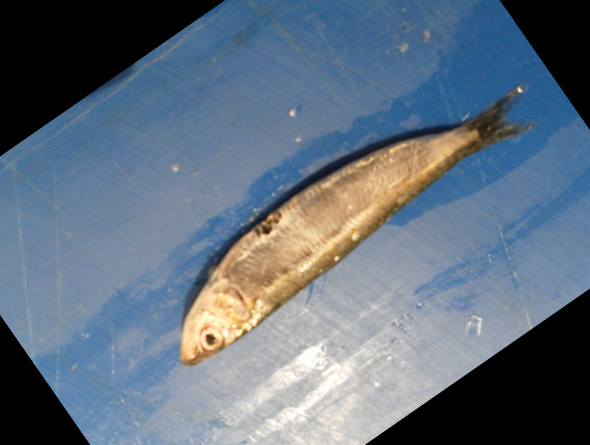
#> input picture Black Sea Sprat/00001.png, 590 x 445 px; its folder holds only this picture in this run
$ python -i simple_image.py   (imports and definitions only)
#> lines starting #> are read from the running program, lines starting #| are printed output that depends on the picture
# import the necessary packages
from tkinter import *
from PIL import Image
from PIL import ImageTk
from tkinter import filedialog
import cv2
def select_image():
	# grab a reference to the image panels
	global panelA, panelB
	# open a file chooser dialog and allow the user to select an input
	# image
	path = filedialog.askopenfilename()
#> the answer given: Black Sea Sprat/00001.png
	# ensure a file path was selected
	if len(path) > 0:
		# load the image from disk, convert it to grayscale, and detect
		# edges in it
		image = cv2.imread(path)
#> image is the input picture: shape (445, 590, 3); mean B, G, R 126.2, 111.3, 97.1
		gray = cv2.cvtColor(image, cv2.COLOR_BGR2GRAY)
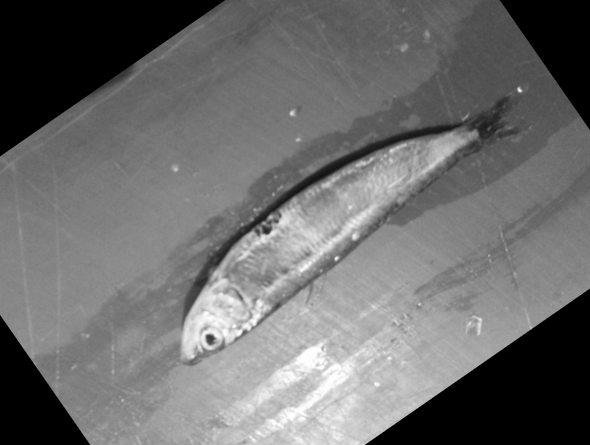
#> gray: shape (445, 590); min 0, max 255, mean 108.7
		edged = cv2.Canny(gray, 50, 100)
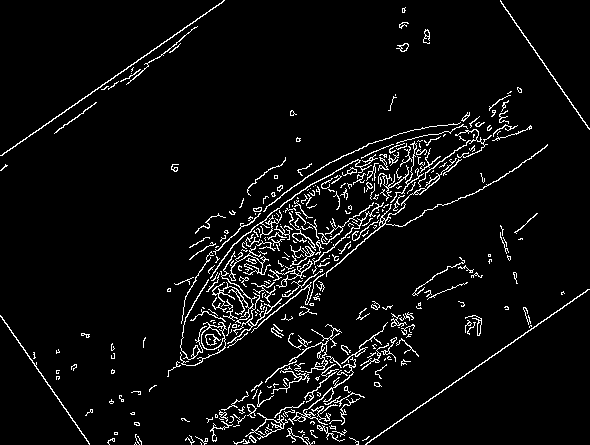
#> edged: shape (445, 590); 5.1% white in thin lines or dots
		# OpenCV represents images in BGR order; however PIL represents
		# images in RGB order, so we need to swap the channels
		image = cv2.cvtColor(image, cv2.COLOR_BGR2RGB)
		# convert the images to PIL format...
		image = Image.fromarray(image)
		edged = Image.fromarray(edged)
		# ...and then to ImageTk format
		image = ImageTk.PhotoImage(image)
		edged = ImageTk.PhotoImage(edged)
		# if the panels are None, initialize them
		if panelA is None or panelB is None:
			# the first panel will store our original image
			panelA = Label(image=image)
			panelA.image = image
			panelA.pack(side="left", padx=10, pady=10)
			# while the second panel will store the edge map
			panelB = Label(image=edged)
			panelB.image = edged
			panelB.pack(side="right", padx=10, pady=10)
		# otherwise, update the image panels
		else:
			# update the pannels
			panelA.configure(image=image)
			panelB.configure(image=edged)
			panelA.image = image
			panelB.image = edged

# initialize the window toolkit along with the two image panels
# [1 line not run here, left out]
panelA = None
panelB = None
# create a button, then when pressed, will trigger a file chooser
# dialog and allow the user to select an input image; then add the
# button the GUI
# [1 line that did not run here, left out]
# [3 lines not run here, left out]

>>> result = select_image()

$ run again, on Black Sea Sprat/00003.png
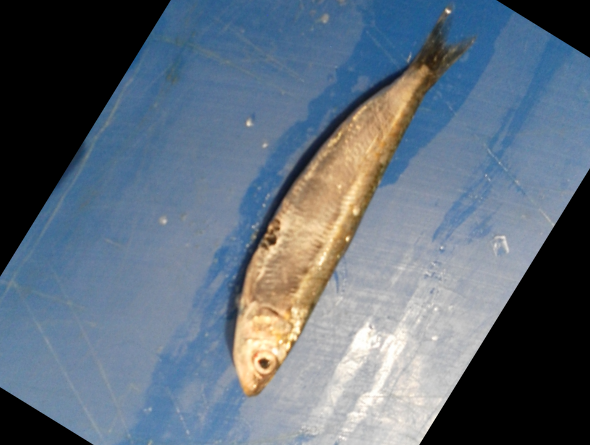
#> input picture Black Sea Sprat/00003.png, 590 x 445 px
#> in select_image, image is the input picture: shape (445, 590, 3); mean B, G, R 123, 109.2, 96
#> in select_image, `gray = cv2.cvtColor(image, cv2.COLOR_BGR2GRAY)`:
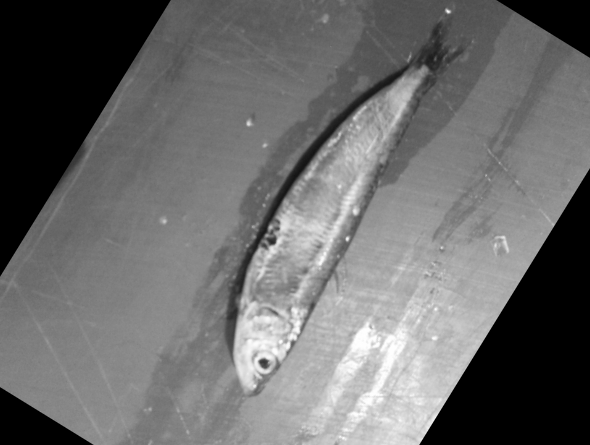
#> gray: shape (445, 590); min 0, max 255, mean 106.8
#> in select_image, `edged = cv2.Canny(gray, 50, 100)`:
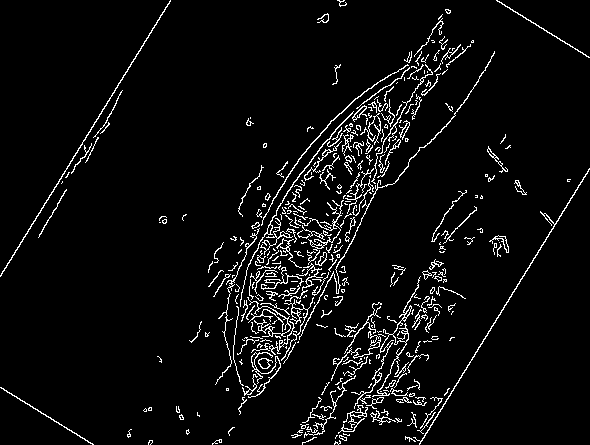
#> edged: shape (445, 590); 5% white in thin lines or dots

$ run again, on Black Sea Sprat/00004.png
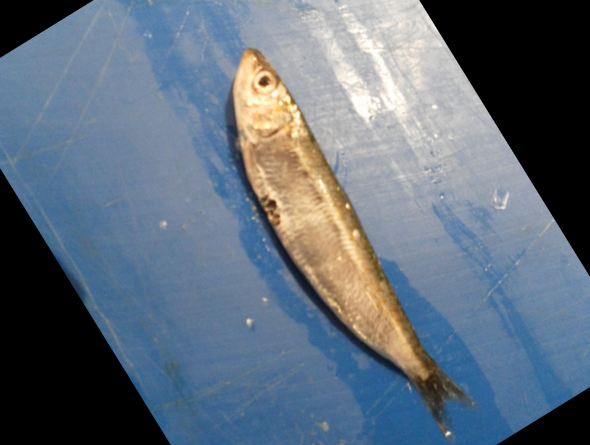
#> input picture Black Sea Sprat/00004.png, 590 x 445 px
#> in select_image, image is the input picture: shape (445, 590, 3); mean B, G, R 123, 109.2, 96
#> in select_image, `gray = cv2.cvtColor(image, cv2.COLOR_BGR2GRAY)`:
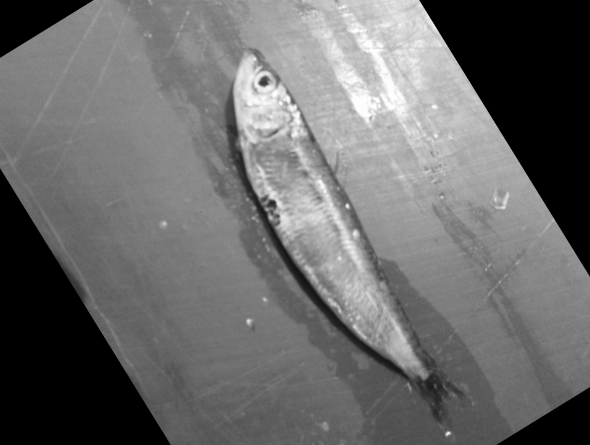
#> gray: shape (445, 590); min 0, max 255, mean 106.8
#> in select_image, `edged = cv2.Canny(gray, 50, 100)`:
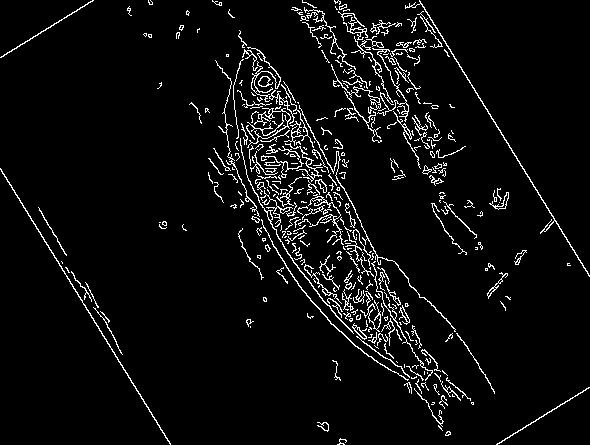
#> edged: shape (445, 590); 5% white in thin lines or dots

$ run again, on Black Sea Sprat/00005.png
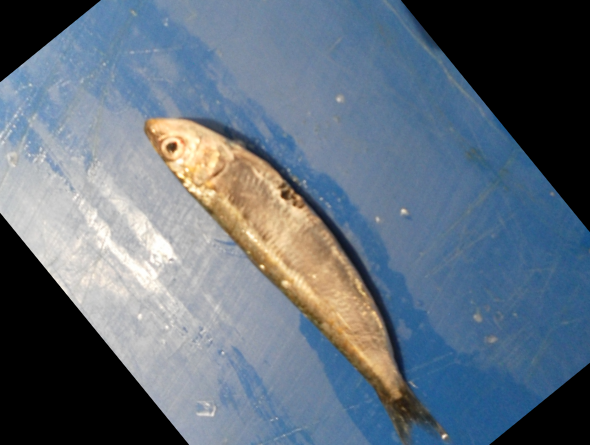
#> input picture Black Sea Sprat/00005.png, 590 x 445 px
#> in select_image, image is the input picture: shape (445, 590, 3); mean B, G, R 123.8, 110.2, 97.1
#> in select_image, `gray = cv2.cvtColor(image, cv2.COLOR_BGR2GRAY)`:
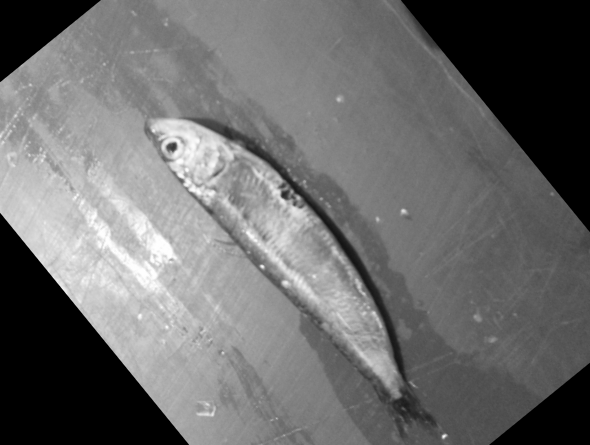
#> gray: shape (445, 590); min 0, max 255, mean 107.8
#> in select_image, `edged = cv2.Canny(gray, 50, 100)`:
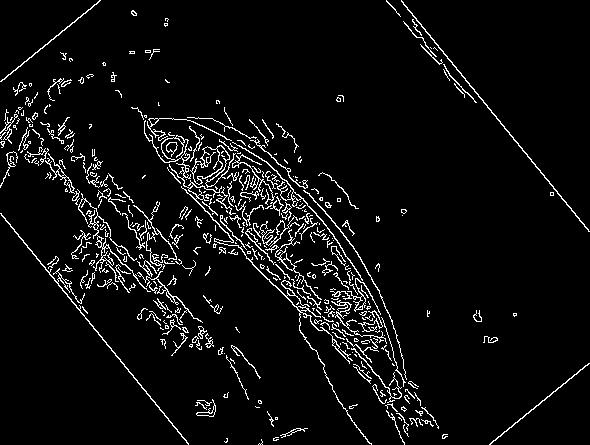
#> edged: shape (445, 590); 5.4% white in thin lines or dots

$ run again, on Black Sea Sprat/00002.png
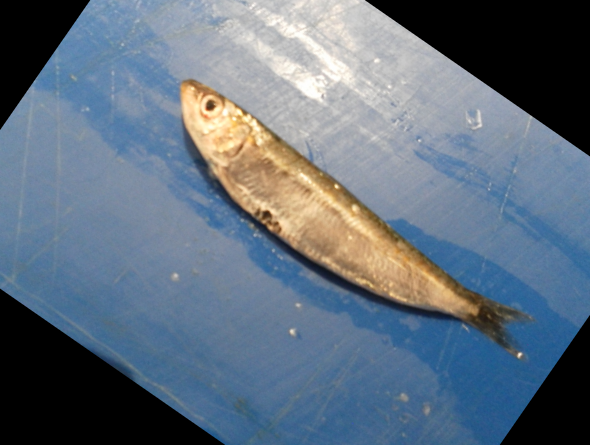
#> input picture Black Sea Sprat/00002.png, 590 x 445 px
#> in select_image, image is the input picture: shape (445, 590, 3); mean B, G, R 126.2, 111.3, 97.1
#> in select_image, `gray = cv2.cvtColor(image, cv2.COLOR_BGR2GRAY)`:
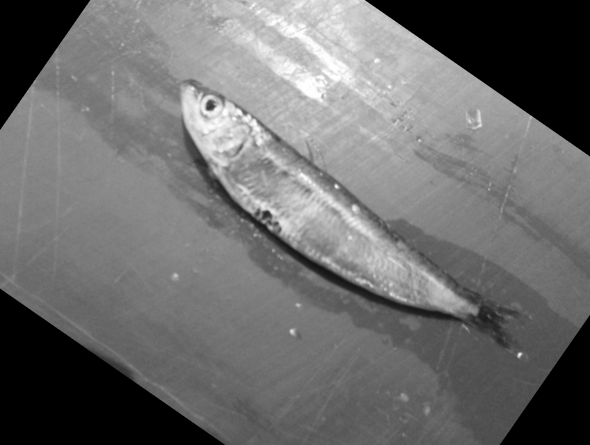
#> gray: shape (445, 590); min 0, max 255, mean 108.7
#> in select_image, `edged = cv2.Canny(gray, 50, 100)`:
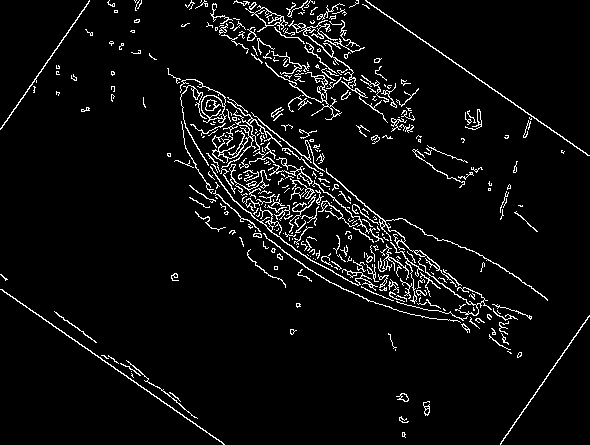
#> edged: shape (445, 590); 5.1% white in thin lines or dots
